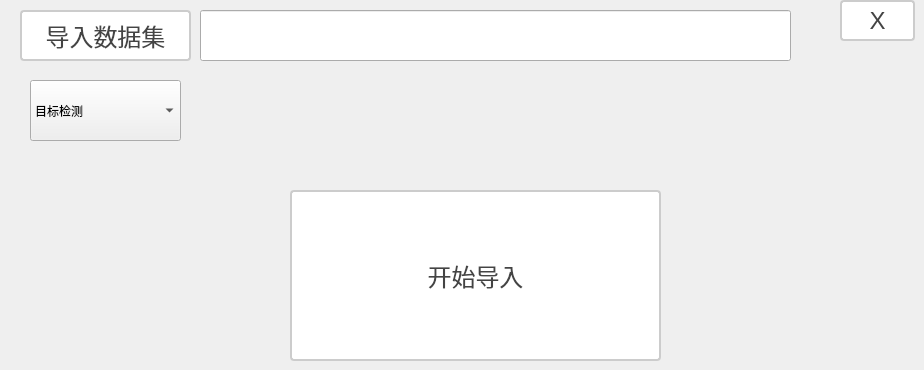
      <widget class="QWidget" name="tab">
       <attribute name="title">
        <string>Tab 1</string>
       </attribute>
       <widget class="QPushButton" name="pbtn_Exit">
        <property name="geometry">
         <rect>
          <x>840</x>
          <y>0</y>
          <width>75</width>
          <height>41</height>
         </rect>
        </property>
        <property name="styleSheet">
         <string notr="true">QPushButton {
    padding: 6px 14px;
    border: 2px solid #CCC;
    border-radius: 4px;
    background-color: white;
    color: #444;
	font-size:24px;
}

QPushButton:hover {
    border-color: #999;
    background-color: #F5F5F5;
}

QPushButton:pressed {
    border-color: #777;
    background-color: #EEE;
}</string>
        </property>
        <property name="text">
         <string>X</string>
        </property>
       </widget>
       <widget class="QPushButton" name="pbtn_ImportDatas">
        <property name="geometry">
         <rect>
          <x>20</x>
          <y>10</y>
          <width>171</width>
          <height>51</height>
         </rect>
        </property>
        <property name="styleSheet">
         <string notr="true">QPushButton {
    padding: 6px 14px;
    border: 2px solid #CCC;
    border-radius: 4px;
    background-color: white;
    color: #444;
	font-size:24px;
}

QPushButton:hover {
    border-color: #999;
    background-color: #F5F5F5;
}

QPushButton:pressed {
    border-color: #777;
    background-color: #EEE;
}</string>
        </property>
        <property name="text">
         <string>导入数据集</string>
        </property>
       </widget>
       <widget class="QLineEdit" name="ledit_DataSetPath">
        <property name="geometry">
         <rect>
          <x>200</x>
          <y>10</y>
          <width>591</width>
          <height>51</height>
         </rect>
        </property>
       </widget>
       <widget class="QPushButton" name="pbtn_StartImportDatas">
        <property name="geometry">
         <rect>
          <x>290</x>
          <y>190</y>
          <width>371</width>
          <height>171</height>
         </rect>
        </property>
        <property name="styleSheet">
         <string notr="true">QPushButton {
    padding: 6px 14px;
    border: 2px solid #CCC;
    border-radius: 4px;
    background-color: white;
    color: #444;
	font-size:24px;
}

QPushButton:hover {
    border-color: #999;
    background-color: #F5F5F5;
}

QPushButton:pressed {
    border-color: #777;
    background-color: #EEE;
}</string>
        </property>
        <property name="text">
         <string>开始导入</string>
        </property>
       </widget>
       <widget class="QComboBox" name="cmb_SelectType">
        <property name="geometry">
         <rect>
          <x>30</x>
          <y>80</y>
          <width>151</width>
          <height>61</height>
         </rect>
        </property>
        <item>
         <property name="text">
          <string>目标检测</string>
         </property>
        </item>
        <item>
         <property name="text">
          <string>语义分割</string>
         </property>
        </item>
        <item>
         <property name="text">
          <string>目标检测旋转</string>
         </property>
        </item>
       </widget>
      </widget>
